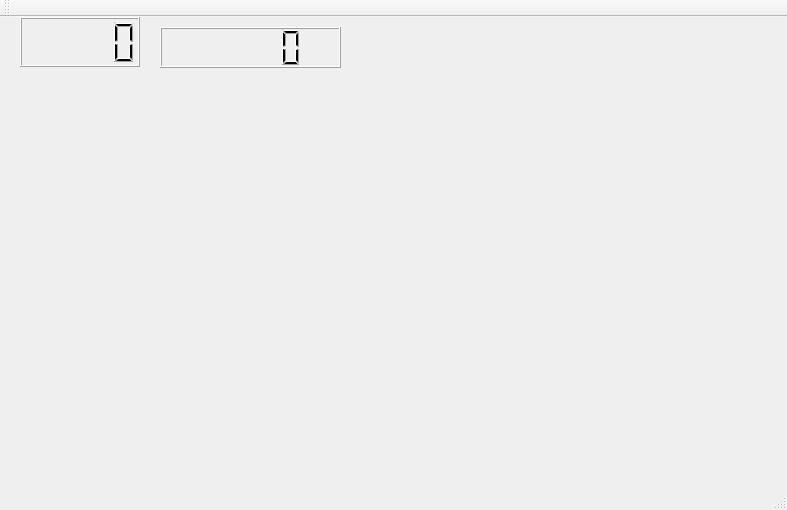
<?xml version="1.0" encoding="UTF-8"?>
<ui version="4.0">
 <class>MainWindow</class>
 <widget class="QMainWindow" name="MainWindow">
  <property name="geometry">
   <rect>
    <x>0</x>
    <y>0</y>
    <width>787</width>
    <height>510</height>
   </rect>
  </property>
  <property name="windowTitle">
   <string>MainWindow</string>
  </property>
  <widget class="QWidget" name="centralWidget">
   <widget class="SHDigitClock" name="shdigitClock">
    <property name="geometry">
     <rect>
      <x>20</x>
      <y>0</y>
      <width>120</width>
      <height>50</height>
     </rect>
    </property>
   </widget>
   <widget class="SHArrows" name="sharrows">
    <property name="geometry">
     <rect>
      <x>10</x>
      <y>60</y>
      <width>200</width>
      <height>100</height>
     </rect>
    </property>
    <property name="isStart" stdset="0">
     <bool>false</bool>
    </property>
    <property name="arrowsColor">
     <enum>SHArrows::yellow</enum>
    </property>
    <property name="stretchingDirection">
     <enum>SHArrows::rightToLeft</enum>
    </property>
   </widget>
   <widget class="SHAnalogClock" name="shanalogClock">
    <property name="geometry">
     <rect>
      <x>560</x>
      <y>30</y>
      <width>200</width>
      <height>200</height>
     </rect>
    </property>
   </widget>
   <widget class="SHRateTable" name="shrateTable">
    <property name="geometry">
     <rect>
      <x>20</x>
      <y>210</y>
      <width>200</width>
      <height>200</height>
     </rect>
    </property>
   </widget>
   <widget class="SHSlider" name="shslider">
    <property name="geometry">
     <rect>
      <x>300</x>
      <y>320</y>
      <width>200</width>
      <height>91</height>
     </rect>
    </property>
   </widget>
   <widget class="SHDigitDate" name="shdigitDate">
    <property name="geometry">
     <rect>
      <x>160</x>
      <y>10</y>
      <width>181</width>
      <height>41</height>
     </rect>
    </property>
   </widget>
   <widget class="SHArrows" name="sharrows_2">
    <property name="geometry">
     <rect>
      <x>320</x>
      <y>30</y>
      <width>200</width>
      <height>100</height>
     </rect>
    </property>
    <property name="isStart" stdset="0">
     <bool>false</bool>
    </property>
   </widget>
   <widget class="SHRateTable" name="shrateTable_2">
    <property name="geometry">
     <rect>
      <x>550</x>
      <y>230</y>
      <width>200</width>
      <height>200</height>
     </rect>
    </property>
    <property name="backgroundImage">
     <enum>SHRateTable::horse</enum>
    </property>
   </widget>
   <widget class="SHAnalogClock" name="shanalogClock_2">
    <property name="geometry">
     <rect>
      <x>280</x>
      <y>150</y>
      <width>200</width>
      <height>200</height>
     </rect>
    </property>
    <property name="backgroundImage">
     <enum>SHAnalogClock::rabbit</enum>
    </property>
   </widget>
  </widget>
  <widget class="QMenuBar" name="menuBar">
   <property name="geometry">
    <rect>
     <x>0</x>
     <y>0</y>
     <width>787</width>
     <height>25</height>
    </rect>
   </property>
  </widget>
  <widget class="QToolBar" name="mainToolBar">
   <attribute name="toolBarArea">
    <enum>TopToolBarArea</enum>
   </attribute>
   <attribute name="toolBarBreak">
    <bool>false</bool>
   </attribute>
  </widget>
  <widget class="QStatusBar" name="statusBar"/>
 </widget>
 <layoutdefault spacing="6" margin="11"/>
 <customwidgets>
  <customwidget>
   <class>SHDigitClock</class>
   <extends>QLCDNumber</extends>
   <header>SHQtCustom/shdigitclock.h</header>
  </customwidget>
  <customwidget>
   <class>SHDigitDate</class>
   <extends>QLCDNumber</extends>
   <header>SHQtCustom/shdigitdate.h</header>
  </customwidget>
  <customwidget>
   <class>SHArrows</class>
   <extends>QWidget</extends>
   <header>SHQtCustom/sharrows.h</header>
  </customwidget>
  <customwidget>
   <class>SHAnalogClock</class>
   <extends>QWidget</extends>
   <header>SHQtCustom/shanalogclock.h</header>
  </customwidget>
  <customwidget>
   <class>SHRateTable</class>
   <extends>QWidget</extends>
   <header>SHQtCustom/shratetable.h</header>
  </customwidget>
  <customwidget>
   <class>SHSlider</class>
   <extends>QWidget</extends>
   <header>SHQtCustom/shslider.h</header>
  </customwidget>
 </customwidgets>
 <resources/>
 <connections/>
</ui>
